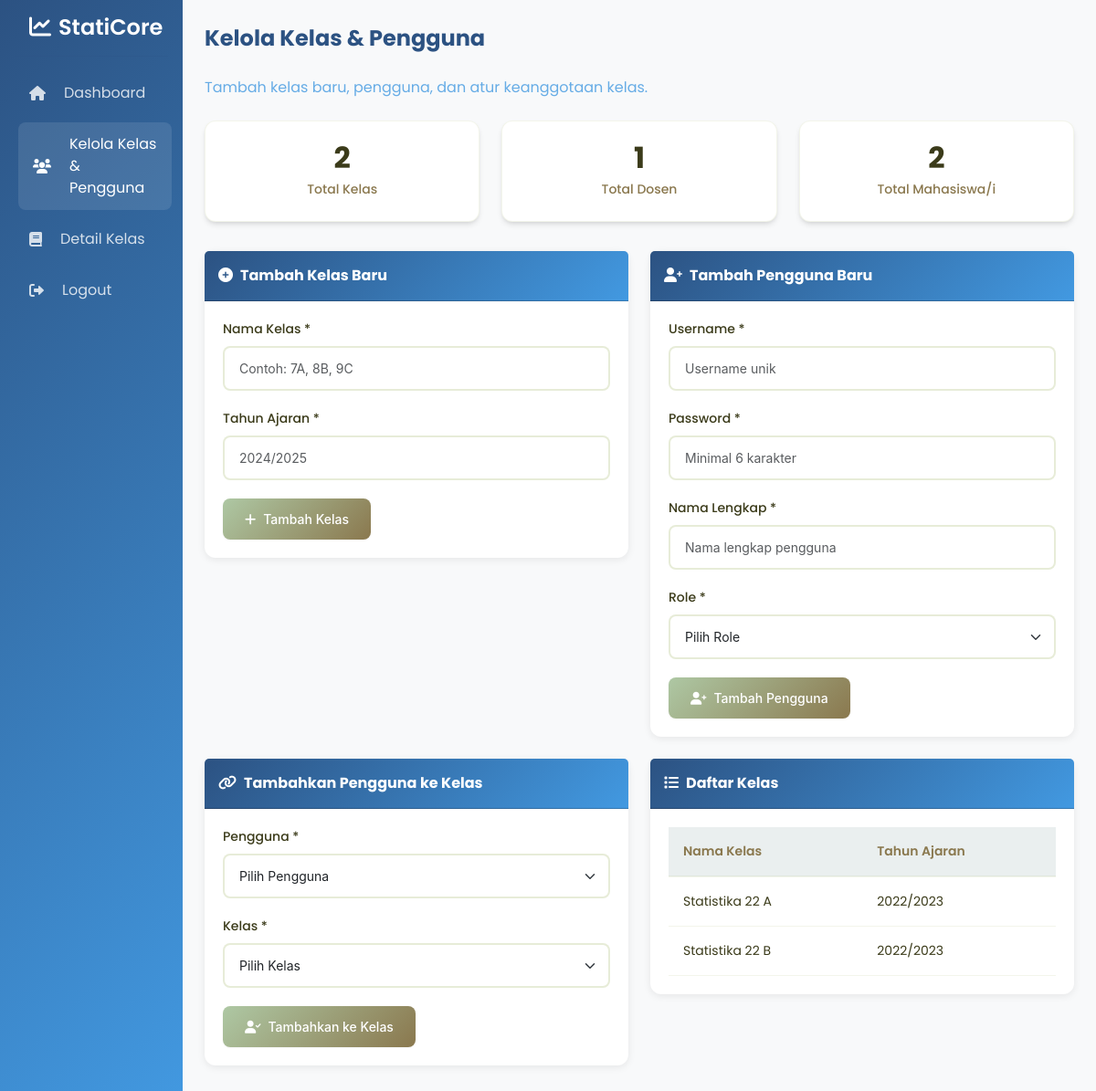
Page /views/admin/manage_classes.php (signed in) on the earlier database version.
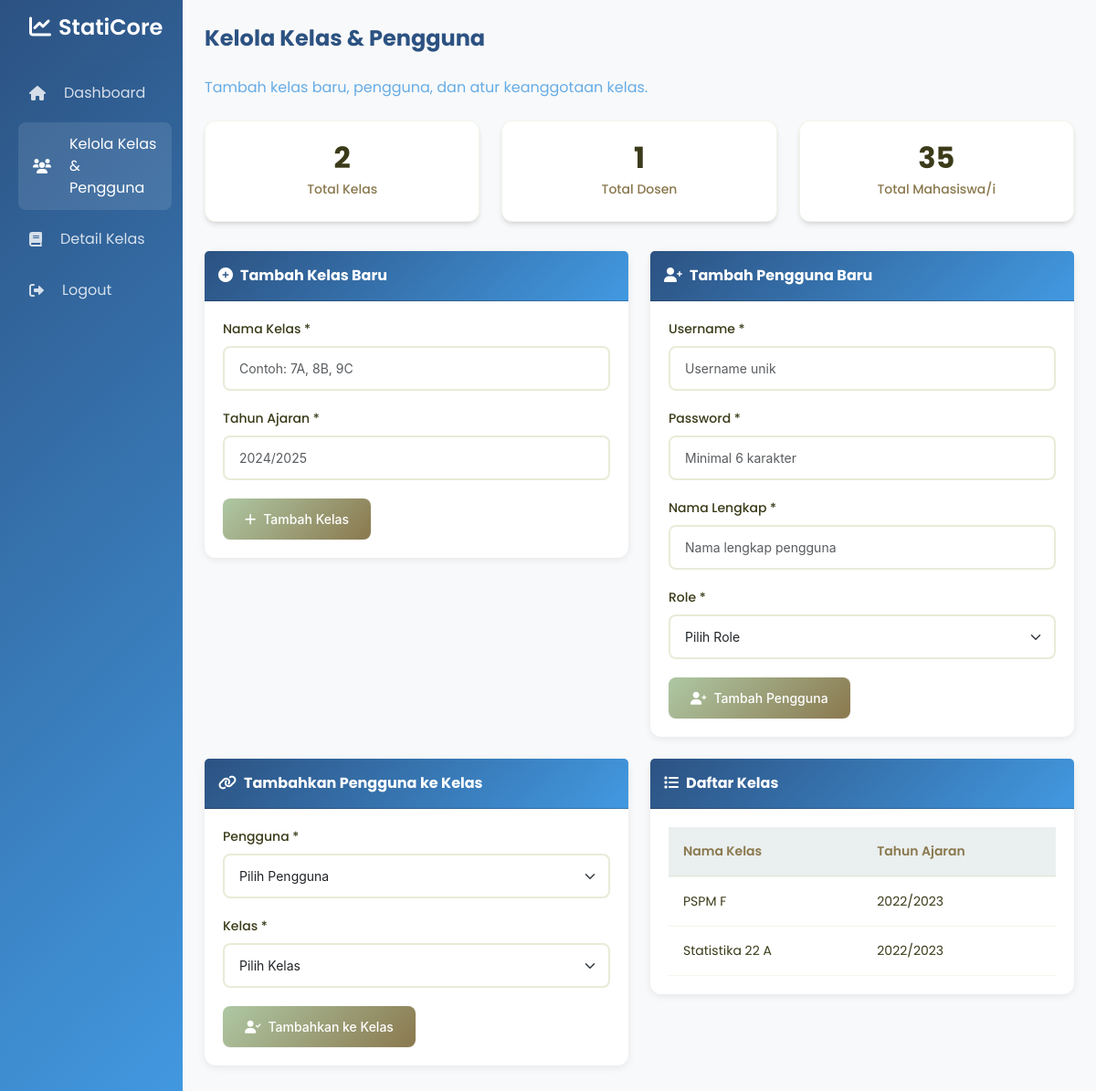
Same page on the later database version.
### tables this page shows
CREATE TABLE `kelas` (
  `id` int(11) NOT NULL,
  `nama_kelas` varchar(50) NOT NULL,
  `tahun_ajaran` varchar(9) NOT NULL,
  `created_at` timestamp NOT NULL DEFAULT current_timestamp()
);

### views/admin/manage_classes.php (the view, shortened to what the changed rows need)
<?php
$db = new Database();
$conn = $db->getConnection();
$classes_query = "
    SELECT k.*,
           COUNT(DISTINCT gk.guru_id) as guru_count,
           COUNT(DISTINCT sk.siswa_id) as siswa_count
    FROM kelas k
    LEFT JOIN guru_kelas gk ON k.id = gk.kelas_id
    LEFT JOIN siswa_kelas sk ON k.id = sk.kelas_id
    GROUP BY k.id
    ORDER BY k.tahun_ajaran DESC, k.nama_kelas
";
$classes = $conn->query($classes_query)->fetchAll();
$stats_query = $conn->query("
    SELECT
        role,
        COUNT(*) as count
    FROM users
    WHERE role != 'admin'
    GROUP BY role
")->fetchAll(PDO::FETCH_KEY_PAIR);
?>
<!DOCTYPE html>
<html lang="id">
<head>
    <link href="https://cdn.jsdelivr.net/npm/bootstrap@5.3.0/dist/css/bootstrap.min.css" rel="stylesheet">
    <link href="https://cdnjs.cloudflare.com/ajax/libs/font-awesome/6.0.0/css/all.min.css" rel="stylesheet">
</head>
<body>
    <div class="container-fluid">
        <div class="row">
            <div class="col-md-9 col-lg-10 p-4 content-wrapper">
                <div class="stats-grid">
                    <div class="stat-card">
                        <div class="stat-number"><?php echo $stats_query['siswa'] ?? 0; ?></div>
                        <div class="stat-label">Total Mahasiswa/i</div>
                    </div>
                </div>
                <div class="row">
                    <div class="col-md-6 mb-4">
                        <div class="card">
                            <div class="card-body">
                                <div class="table-responsive">
                                    <table class="table align-middle mb-0">
                                        <thead>
                                            <tr>
                                                <th>Nama Kelas</th>
                                                <th>Tahun Ajaran</th>
                                            </tr>
                                        </thead>
                                        <tbody>
                                            <?php foreach ($classes as $class): ?>
                                                <tr>
                                                    <td><?= $class['nama_kelas']; ?></td>
                                                    <td><?= $class['tahun_ajaran']; ?></td>
                                                </tr>
                                            <?php endforeach; ?>
                                        </tbody>
                                    </table>
                                </div>
                            </div>
                        </div>
                    </div>
                </div>
            </div>
        </div>
    </div>
</body>
</html>

Differences in the rows shown:
removed kelas: nama_kelas "Statistika 22 B", tahun_ajaran "2022/2023"
added kelas: nama_kelas "PSPM F", tahun_ajaran "2022/2023"
Other differences:
$stats_query['siswa']: "2" → "35"
